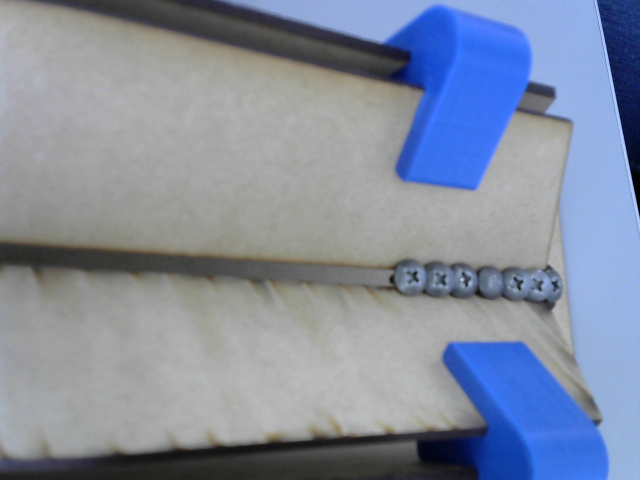
#> input picture wrong/2022-11-14 15:57:45.755005.png, 1280 x 960 px, found by its file name (shown at 1/2 size); its folder holds 4 pictures in this run
$ python cut.py
#> lines starting #> are read from the running program, lines starting #| are printed output that depends on the picture
import os
import cv2
import random
from datetime import datetime

#1280 x 960
entries = os.listdir('/home/arihc/Cyber-physical-system/wrong/')
for i in entries:
    path = r'/home/arihc/Cyber-physical-system/wrong/'+str(i)
    src = cv2.imread(path)
#> src is the input picture: shape (960, 1280, 3); mean B, G, R 159.5, 140.6, 131
    cropped_image = src[400:660, 400:1190]
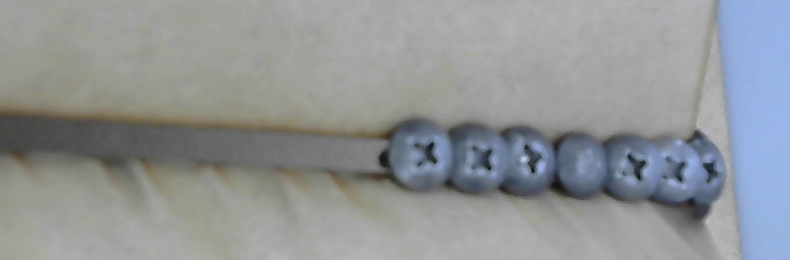
#> cropped_image: shape (260, 790, 3); mean B, G, R 150.2, 148.4, 144.9
    cv2.imwrite("/home/arihc/Cyber-physical-system/wrong_cut/cropped"+str(datetime.now())+".png",cropped_image)
#> pass 2 of the loop `for i in entries:`:
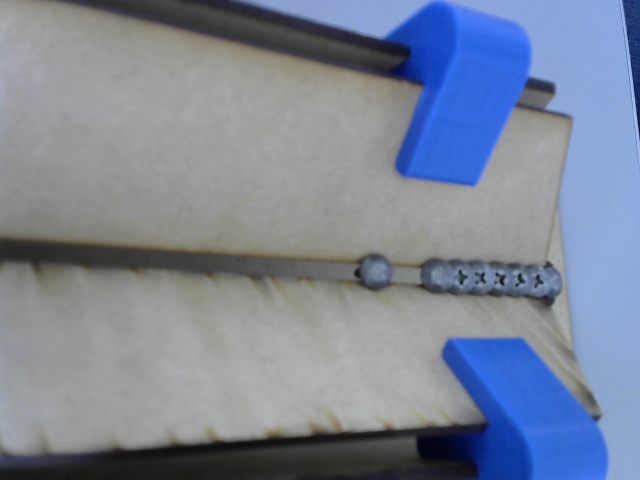
#> input picture wrong/2022-11-14 16:00:31.464595.png, 1280 x 960 px, found by its file name (shown at 1/2 size)
#> src is the input picture: shape (960, 1280, 3); mean B, G, R 151.5, 133.4, 123.8
#> `cropped_image = src[400:660, 400:1190]`:
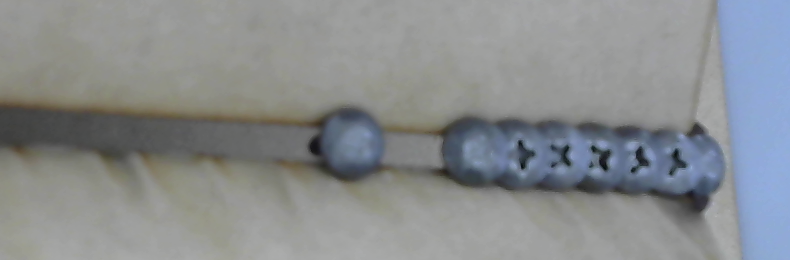
#> cropped_image: shape (260, 790, 3); mean B, G, R 142.2, 140.2, 136.7
#> pass 3 of the loop `for i in entries:`:
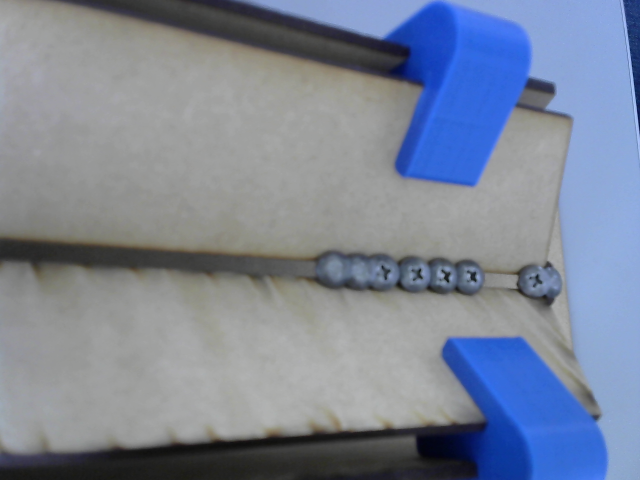
#> input picture wrong/2022-11-14 16:00:40.995525.png, 1280 x 960 px, found by its file name (shown at 1/2 size)
#> src is the input picture: shape (960, 1280, 3); mean B, G, R 151.8, 133.5, 124.1
#> `cropped_image = src[400:660, 400:1190]`:
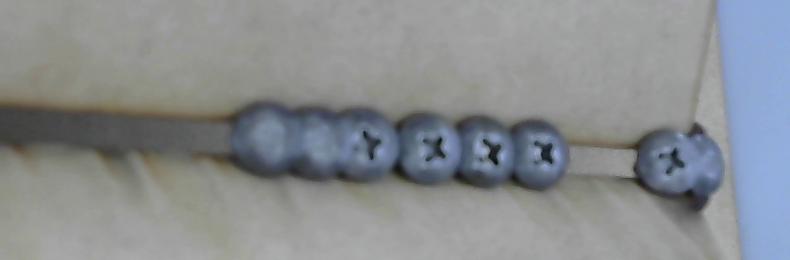
#> cropped_image: shape (260, 790, 3); mean B, G, R 143.2, 140.4, 136.8
#> the loop made 4 passes; the first 3 are shown
